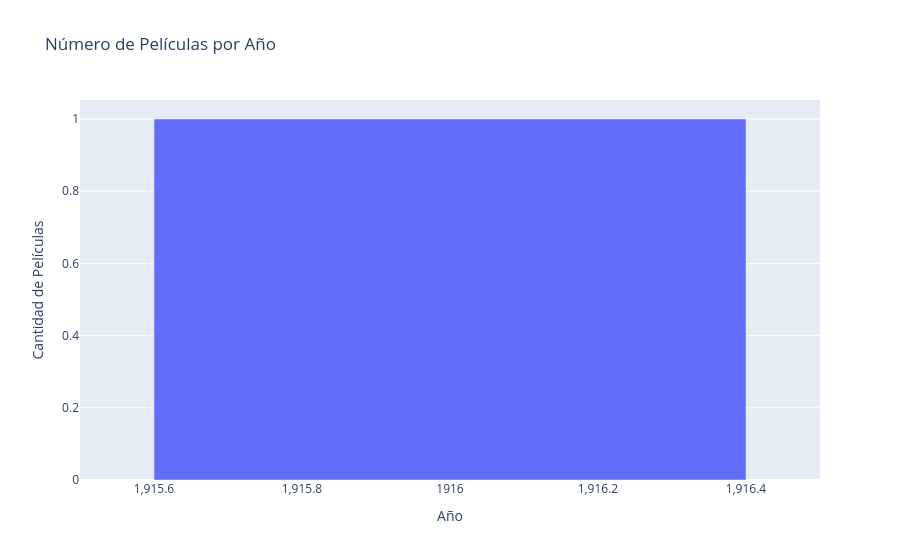
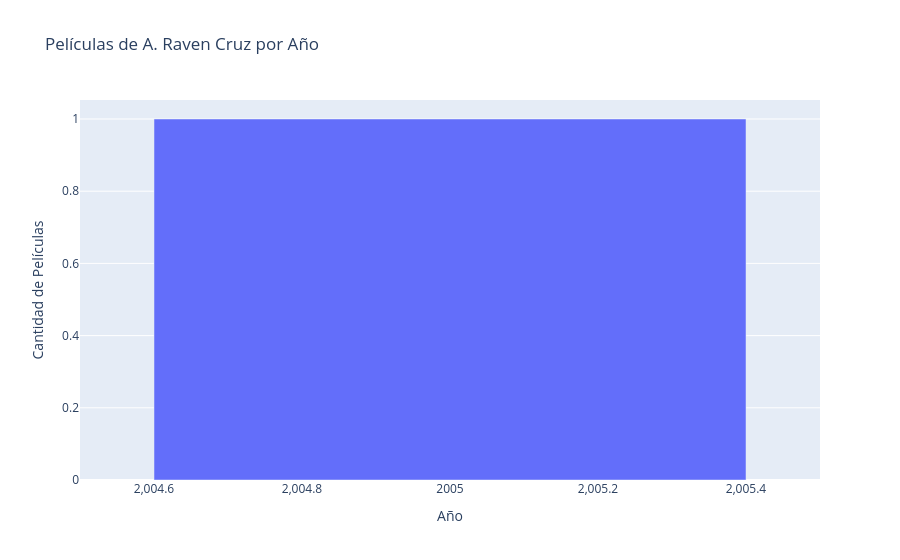

Notebook code for these charts, in order:
### Code cell
df = process_data(MOVIES_DATA)
create_ui(df)

### Figure 1 — Plotly figure (JSON) as saved in the notebook; plotly's stock layout.template omitted (floating-point values rounded to 4 significant figures)
{"data": [{"alignmentgroup": "True", "hovertemplate": "Año=%{x}<br>Cantidad de Películas=%{y}<extra></extra>", "legendgroup": "", "marker": {"color": "#636efa", "pattern": {"shape": ""}}, "name": "", "offsetgroup": "", "orientation": "v", "showlegend": false, "textposition": "auto", "type": "bar", "x": [1916], "xaxis": "x", "y": [1], "yaxis": "y"}], "layout": {"barmode": "relative", "legend": {"tracegroupgap": 0}, "title": {"text": "Número de Películas por Año"}, "xaxis": {"anchor": "y", "domain": [0, 1], "title": {"text": "Año"}}, "yaxis": {"anchor": "x", "domain": [0, 1], "title": {"text": "Cantidad de Películas"}}}}

### Figure 2 — Plotly figure (JSON) as saved in the notebook; plotly's stock layout.template omitted (floating-point values rounded to 4 significant figures)
{"data": [{"alignmentgroup": "True", "hovertemplate": "Año=%{x}<br>Cantidad de Películas=%{y}<extra></extra>", "legendgroup": "", "marker": {"color": "#636efa", "pattern": {"shape": ""}}, "name": "", "offsetgroup": "", "orientation": "v", "showlegend": false, "textposition": "auto", "type": "bar", "x": [2005], "xaxis": "x", "y": [1], "yaxis": "y"}], "layout": {"barmode": "relative", "legend": {"tracegroupgap": 0}, "title": {"text": "Películas de A. Raven Cruz por Año"}, "xaxis": {"anchor": "y", "domain": [0, 1], "title": {"text": "Año"}}, "yaxis": {"anchor": "x", "domain": [0, 1], "title": {"text": "Cantidad de Películas"}}}}
